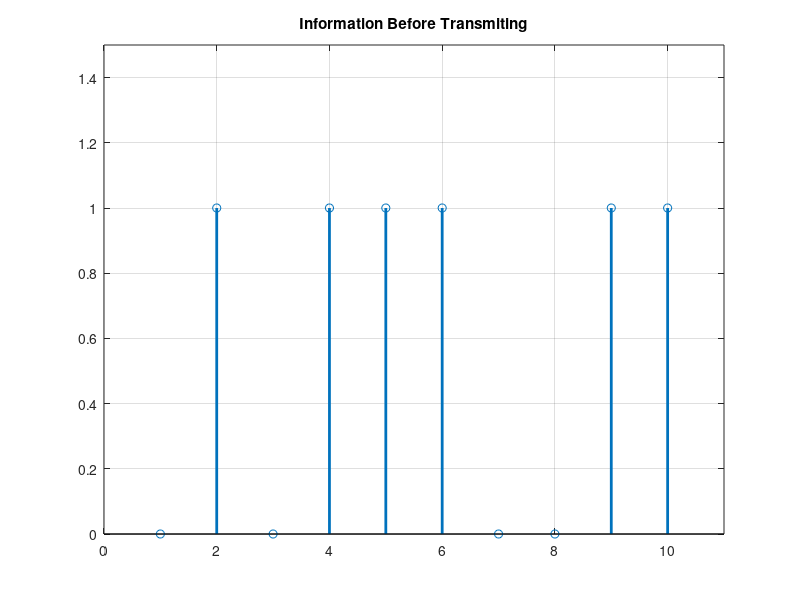
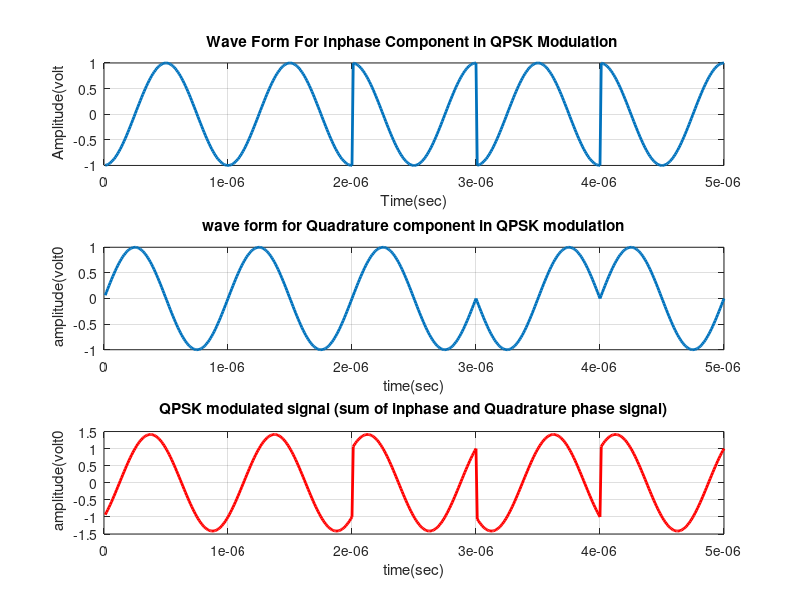
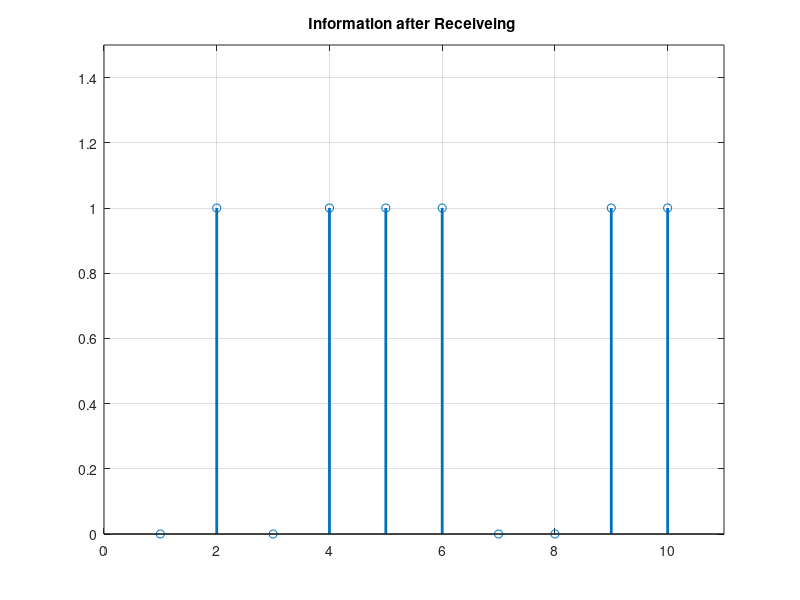

MATLAB code for these plots, in order:
%XXXXXXXXXXXXXXXXXXXXXXXXXXXXXXXXXXXXXXXXXXXXXXXXXXXXXXXXXXXXXXXXXXXXXXXXXX
%XXXX QPSK Modulation and Demodulation without consideration of noise XXXXX
%XXXXXXXXXXXXXXXXXXXXXXXXXXXXXXXXXXXXXXXXXXXXXXXXXXXXXXXXXXXXXXXXXXXXXXXXXX


clc;
clear all;
close all;
data=[0 1 0 1 1 1 0 0 1 1];                    % Input signal bit

%Number_of_bit=1024;
%data=randint(Number_of_bit,1);

figure(1)
stem(data, 'linewidth',2);
grid on;
title('Information Before Transmiting');
axis([0 11 0 1.5]);

data_NZR=2*data-1;                              % Data Represented at NZR form for QPSK modulation
s_p_data=reshape(data_NZR,2,length(data)/2);    % S/P convertion of data

br=10.^6;                                       % Let us transmission bit rate  1000000
f=br;                                           % minimum carrier frequency
T=1/br;                                         % bit duration
t=T/99:T/99:T;                                  % Time vector for one bit information

% XXXXXXXXXXXXXXXXXXXXXXX QPSK modulation  XXXXXXXXXXXXXXXXXXXXXXXXXXXXXXXXX
y=[];
y_in=[];
y_qd=[];
for i=1:length(data)/2
    y1=s_p_data(1,i)*cos(2*pi*f*t);             % inphase component
    y2=s_p_data(2,i)*sin(2*pi*f*t) ;            % Quadrature component
    y_in=[y_in y1];                             % inphase signal vector
    y_qd=[y_qd y2];                             % quadrature signal vector
    y=[y y1+y2];                                % modulated signal vector
end
Tx_sig=y;                                       % transmitting signal after modulation
tt=T/99:T/99:(T*length(data))/2;
figure(2)
subplot(3,1,1);
plot(tt,y_in,'linewidth',2), grid on;
title('Wave Form For Inphase Component in QPSK Modulation ');
xlabel('Time(sec)');
ylabel(' Amplitude(volt');

subplot(3,1,2);
plot(tt,y_qd,'linewidth',2), grid on;
title(' wave form for Quadrature component in QPSK modulation ');
xlabel('time(sec)');
ylabel(' amplitude(volt0');


subplot(3,1,3);
plot(tt,Tx_sig,'r','linewidth',2), grid on;
title('QPSK modulated signal (sum of inphase and Quadrature phase signal)');
xlabel('time(sec)');
ylabel(' amplitude(volt0');




% XXXXXXXXXXXXXXXXXXXXXXXXXXXX QPSK demodulation XXXXXXXXXXXXXXXXXXXXXXXXXX
Rx_data=[];
Rx_sig=Tx_sig;                                   % Received signal
for i=1:1:length(data)/2
    %%XXXXXX inphase coherent dector XXXXXXX
    Z_in=Rx_sig((i-1)*length(t)+1:i*length(t)).*cos(2*pi*f*t); 
    % above line indicat multiplication of received & inphase carred signal    
    Z_in_intg=(trapz(t,Z_in))*(2/T);            % integration using trapizodial rull
    if(Z_in_intg>0)                             % Decession Maker
        Rx_in_data=1;
    else
       Rx_in_data=0; 
    end
    
    %%XXXXXX Quadrature coherent dector XXXXXX
    Z_qd=Rx_sig((i-1)*length(t)+1:i*length(t)).*sin(2*pi*f*t);
    %above line indicat multiplication ofreceived & Quadphase carred signal
    Z_qd_intg=(trapz(t,Z_qd))*(2/T);            % integration using trapizodial rull
   
    if (Z_qd_intg>0)                            % Decession Maker
        Rx_qd_data=1;
    else
        Rx_qd_data=0; 
    end
    Rx_data=[Rx_data  Rx_in_data  Rx_qd_data]; % Received Data vector
end

figure(3)
stem(Rx_data,'linewidth',2) 
title('Information after Receiveing ');
axis([ 0 11 0 1.5]), grid on;


% XXXXXXXXXXXXXXXXXXXXXXXXX    end of program    XXXXXXXXXXXXXXXXXXXXXXXXXX
    

